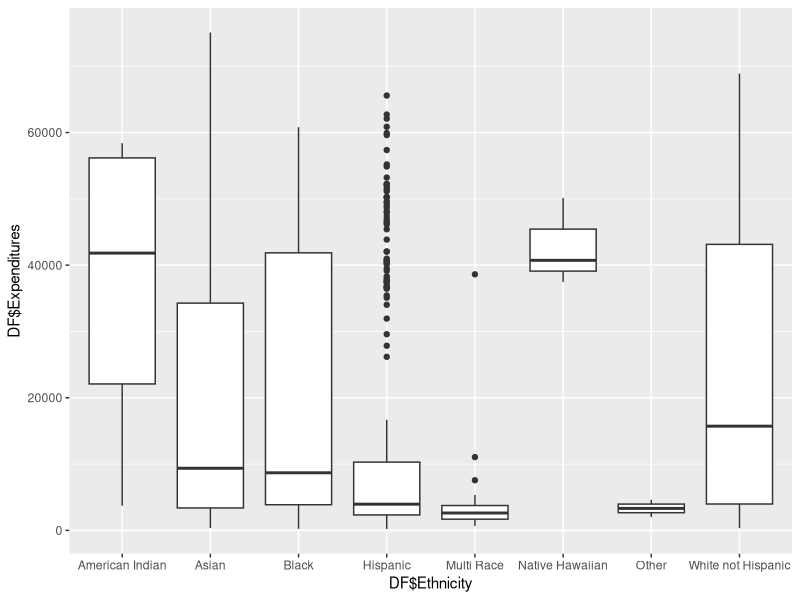

Generate this figure with R: (Note: this script raises an error after producing the figure.)
## ---- chunk 1
knitr::opts_chunk$set(echo = TRUE)
## ---- chunk 2
library(readxl)
DF <- read_excel("TMP.xlsx")

## ---- chunk 3
DF <- data.frame(DF)

jun <- which(DF$Age_Cohort == 42898)
DF$Age_Cohort[jun] <- "6-12"
babies <- which(DF$Age_Cohort == "0 - 5")
DF$Age_Cohort[babies] <- "0-5"
str(DF)
## ---- chunk 4

library(ggplot2)
Box <-ggplot(data = DF, aes(x = DF$Ethnicity, y = DF$Expenditures))
Box +  geom_boxplot()

mean()
## ---- chunk 5
library(dplyr)
Exp <- DF %>%
  group_by(Gender) %>%
  summarize(ME = mean(Expenditures))
Exp
## ---- chunk 6
Malexp <- DF %>%
  subset(Gender == "Male") %>%
  summarize(ME = mean(Expenditures))
Malexp
## ---- chunk 7
Hip <- DF %>%
  subset(Ethnicity == "Hispanic") %>%
  summarize(ME = mean(Expenditures))
Hip
## ---- chunk 8
DF %>%
  subset(Age_Cohort == "22-50") %>%
  subset(Ethnicity == "Asian") %>%
  summarize(ME = mean(Expenditures))
  
## ---- chunk 9
DF %>%
  subset(Gender== "Male")%>%
  subset(Ethnicity == "White not Hispanic")%>%
  summarise((ME = mean(Expenditures)))
## ---- chunk 10
DF %>%
  group_by(Ethnicity) %>%
  summarize(ME = mean(Expenditures))
## ---- chunk 11
WH <- subset(DF, )




Ha


